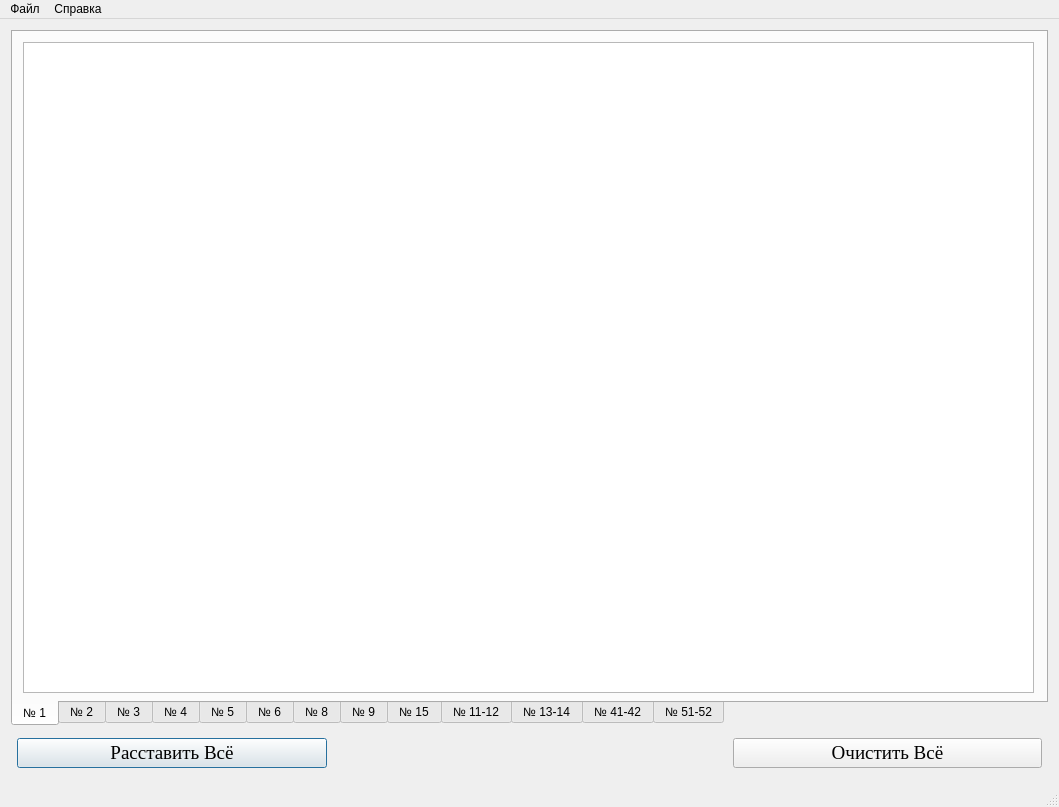
<?xml version="1.0" encoding="UTF-8"?>
<ui version="4.0">
 <class>MainWindow</class>
 <widget class="QMainWindow" name="MainWindow">
  <property name="geometry">
   <rect>
    <x>0</x>
    <y>0</y>
    <width>1055</width>
    <height>807</height>
   </rect>
  </property>
  <property name="windowTitle">
   <string>MainWindow</string>
  </property>
  <widget class="QWidget" name="centralWidget">
   <layout class="QGridLayout" name="gridLayout">
    <item row="3" column="0">
     <layout class="QHBoxLayout" name="horizontalLayout">
      <property name="sizeConstraint">
       <enum>QLayout::SetFixedSize</enum>
      </property>
      <property name="leftMargin">
       <number>6</number>
      </property>
      <property name="topMargin">
       <number>6</number>
      </property>
      <property name="rightMargin">
       <number>6</number>
      </property>
      <property name="bottomMargin">
       <number>6</number>
      </property>
      <item>
       <widget class="QPushButton" name="btn_ArrangeAll">
        <property name="font">
         <font>
          <family>Times New Roman</family>
          <pointsize>14</pointsize>
         </font>
        </property>
        <property name="autoFillBackground">
         <bool>false</bool>
        </property>
        <property name="text">
         <string>Расставить Всё</string>
        </property>
        <property name="checkable">
         <bool>false</bool>
        </property>
        <property name="default">
         <bool>true</bool>
        </property>
        <property name="flat">
         <bool>false</bool>
        </property>
       </widget>
      </item>
      <item>
       <spacer name="horizontalSpacer">
        <property name="orientation">
         <enum>Qt::Horizontal</enum>
        </property>
        <property name="sizeType">
         <enum>QSizePolicy::Maximum</enum>
        </property>
        <property name="sizeHint" stdset="0">
         <size>
          <width>400</width>
          <height>30</height>
         </size>
        </property>
       </spacer>
      </item>
      <item>
       <widget class="QPushButton" name="btn_ClearAll">
        <property name="font">
         <font>
          <family>Times New Roman</family>
          <pointsize>14</pointsize>
         </font>
        </property>
        <property name="text">
         <string>Очистить Всё</string>
        </property>
       </widget>
      </item>
     </layout>
    </item>
    <item row="0" column="0">
     <widget class="QTabWidget" name="allTabWidget">
      <property name="font">
       <font>
        <weight>50</weight>
        <bold>false</bold>
       </font>
      </property>
      <property name="tabPosition">
       <enum>QTabWidget::South</enum>
      </property>
      <property name="tabShape">
       <enum>QTabWidget::Rounded</enum>
      </property>
      <property name="currentIndex">
       <number>0</number>
      </property>
      <property name="tabBarAutoHide">
       <bool>false</bool>
      </property>
      <widget class="QWidget" name="tabSklad1">
       <property name="minimumSize">
        <size>
         <width>1033</width>
         <height>0</height>
        </size>
       </property>
       <attribute name="title">
        <string>№ 1</string>
       </attribute>
       <widget class="QGraphicsView" name="graphicsView">
        <property name="geometry">
         <rect>
          <x>10</x>
          <y>10</y>
          <width>1011</width>
          <height>651</height>
         </rect>
        </property>
       </widget>
      </widget>
      <widget class="QWidget" name="tabSklad2">
       <attribute name="title">
        <string>№ 2</string>
       </attribute>
      </widget>
      <widget class="QWidget" name="tabSklad3">
       <attribute name="title">
        <string>№ 3</string>
       </attribute>
      </widget>
      <widget class="QWidget" name="tabSklad4">
       <attribute name="title">
        <string>№ 4</string>
       </attribute>
      </widget>
      <widget class="QWidget" name="tabSklad5">
       <attribute name="title">
        <string>№ 5</string>
       </attribute>
      </widget>
      <widget class="QWidget" name="tabSklad6">
       <attribute name="title">
        <string>№ 6</string>
       </attribute>
      </widget>
      <widget class="QWidget" name="tabSklad8">
       <attribute name="title">
        <string>№ 8</string>
       </attribute>
      </widget>
      <widget class="QWidget" name="tabSklad9">
       <attribute name="title">
        <string>№ 9</string>
       </attribute>
      </widget>
      <widget class="QWidget" name="tabSklad15">
       <attribute name="title">
        <string>№ 15</string>
       </attribute>
      </widget>
      <widget class="QWidget" name="tabSklad11_12">
       <attribute name="title">
        <string>№ 11-12</string>
       </attribute>
      </widget>
      <widget class="QWidget" name="tabSklad13_14">
       <attribute name="title">
        <string>№ 13-14</string>
       </attribute>
      </widget>
      <widget class="QWidget" name="tabSklad41_42">
       <attribute name="title">
        <string>№ 41-42</string>
       </attribute>
      </widget>
      <widget class="QWidget" name="tabSklad51_52">
       <attribute name="title">
        <string>№ 51-52</string>
       </attribute>
      </widget>
     </widget>
    </item>
   </layout>
  </widget>
  <widget class="QMenuBar" name="menuBar">
   <property name="geometry">
    <rect>
     <x>0</x>
     <y>0</y>
     <width>1055</width>
     <height>20</height>
    </rect>
   </property>
   <widget class="QMenu" name="menu">
    <property name="title">
     <string>Файл</string>
    </property>
    <addaction name="openFile"/>
    <addaction name="exitProgramm"/>
   </widget>
   <widget class="QMenu" name="menu_2">
    <property name="title">
     <string>Справка</string>
    </property>
    <addaction name="action"/>
   </widget>
   <addaction name="menu"/>
   <addaction name="menu_2"/>
  </widget>
  <widget class="QStatusBar" name="statusBar"/>
  <action name="openFile">
   <property name="text">
    <string>Открыть</string>
   </property>
  </action>
  <action name="exitProgramm">
   <property name="text">
    <string>Выход</string>
   </property>
  </action>
  <action name="action">
   <property name="text">
    <string>Об Авторе</string>
   </property>
  </action>
 </widget>
 <layoutdefault spacing="6" margin="11"/>
 <resources/>
 <connections/>
</ui>
